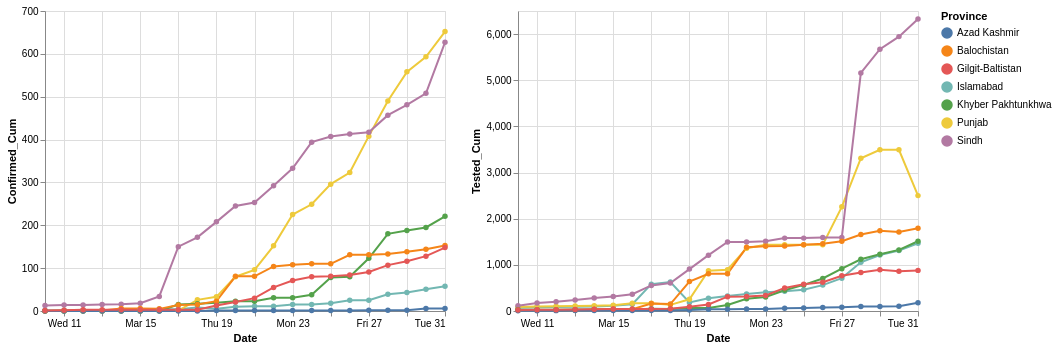

The cell this chart's notebook holds for it:
### Code cell
cases = alt.Chart(pk).mark_line(point=True).encode(
x="Date", y="Confirmed_Cum", color="Province")

tested = alt.Chart(pk).mark_line(point=True).encode(
x="Date", y="Tested_Cum", color="Province")

cases | tested

### Figure 1 — Vega-Lite specification as saved in the notebook (floating-point values rounded to 4 significant figures; data arrays with more than 128 entries replaced by an {"elided": "..."} marker saying what was removed)
{"config": {"view": {"continuousWidth": 400, "continuousHeight": 300}}, "hconcat": [{"mark": {"type": "line", "point": true}, "encoding": {"color": {"type": "nominal", "field": "Province"}, "x": {"type": "temporal", "field": "Date"}, "y": {"type": "quantitative", "field": "Confirmed_Cum"}}}, {"mark": {"type": "line", "point": true}, "encoding": {"color": {"type": "nominal", "field": "Province"}, "x": {"type": "temporal", "field": "Date"}, "y": {"type": "quantitative", "field": "Tested_Cum"}}}], "data": {"name": "data-08c9b15541ee34e64ebe59049faf69f6"}, "$schema": "https://vega.github.io/schema/vega-lite/v4.0.2.json", "datasets": {"data-08c9b15541ee34e64ebe59049faf69f6": {"elided": "154 records"}}}
